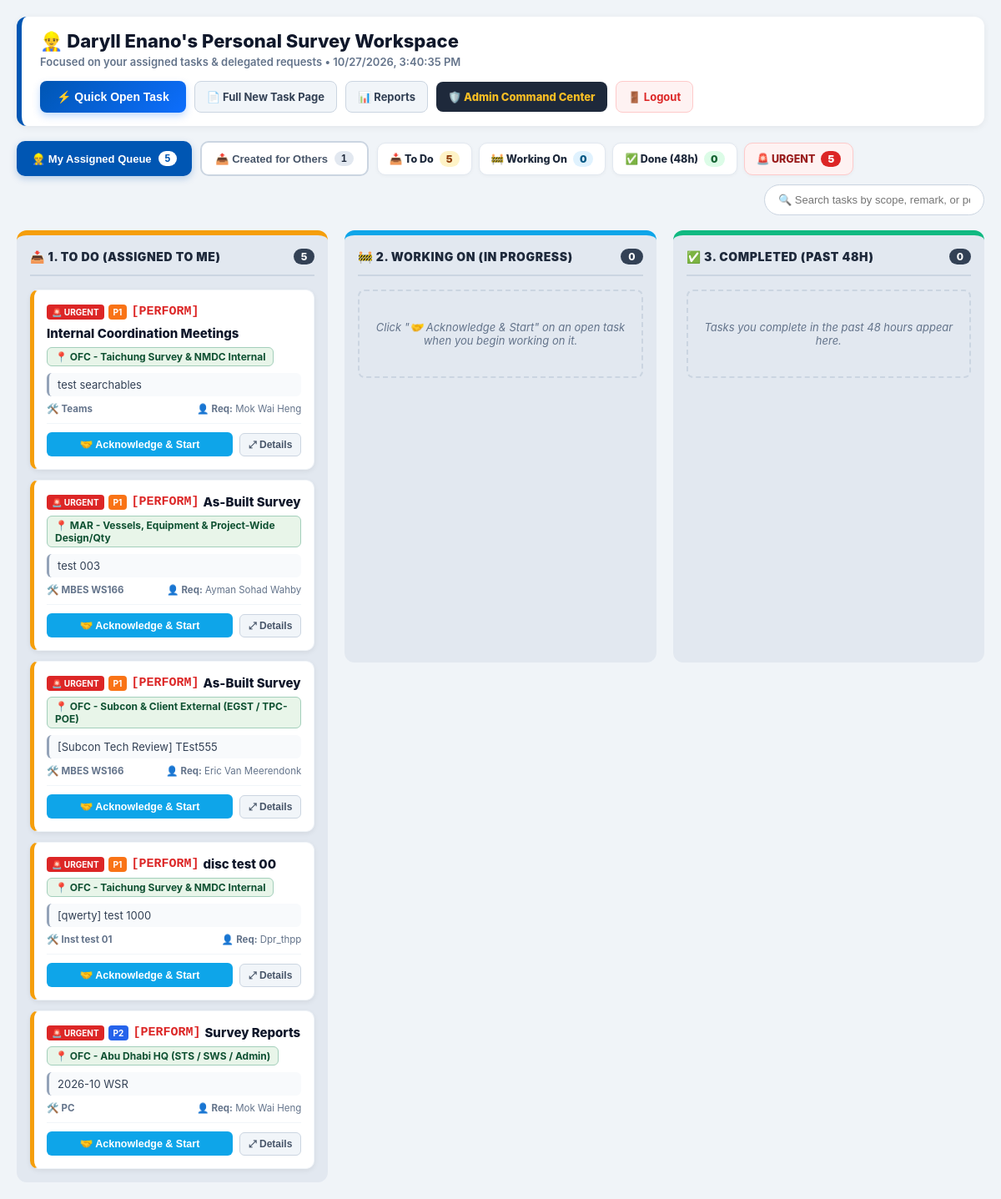
Screenshot of / (signed in) with the database file from the repository.
### app.py (models this page shows)
class User(UserMixin, db.Model):
    id = db.Column(db.Integer, primary_key=True)
    email = db.Column(db.String(120), unique=True, nullable=False)
    name = db.Column(db.String(100), nullable=False)
    password_hash = db.Column(db.String(256), nullable=False)
    is_approved = db.Column(db.Boolean, default=False)
    is_active = db.Column(db.Boolean, default=True)
    is_admin = db.Column(db.Boolean, default=False)
    initials = db.Column(db.String(10), nullable=True)

class SurveyTask(db.Model):
    id = db.Column(db.Integer, primary_key=True)
    surveyor_name = db.Column(db.String(100), nullable=False)
    assigned_to = db.Column(db.String(100), nullable=True)
    requestor = db.Column(db.String(100), nullable=True)
    command_verb = db.Column(db.String(50), default="PERFORM")
    task_category = db.Column(db.String(100), nullable=True)
    instrument = db.Column(db.String(100), nullable=True)
    action_required = db.Column(db.String(100), nullable=True)
    area = db.Column(db.String(100), nullable=False)
    location = db.Column(db.String(100), nullable=True)
    sub_location = db.Column(db.String(100), nullable=True)
    work_scope = db.Column(db.String(100), nullable=False)
    remarks = db.Column(db.Text, nullable=True)
    deliverable_link = db.Column(db.String(500), nullable=True)
    reference_links = db.Column(db.Text, nullable=True)
    status = db.Column(db.String(30), default="Open")
    is_urgent = db.Column(db.Boolean, default=False)
    priority = db.Column(db.Integer, default=99)
    start_time = db.Column(db.DateTime, default=datetime.utcnow)
    execution_date = db.Column(db.Date, nullable=True)
    end_time = db.Column(db.DateTime, nullable=True)

### app.py (the view)
@app.route('/')
@login_required
def dashboard():
    session['dashboard_view'] = 'user'
    escalate_aging_tasks()
    candidate_tasks = SurveyTask.query.filter(
        SurveyTask.status != 'Archived',
        or_(
            SurveyTask.assigned_to.ilike(f"%{current_user.name}%"),
            SurveyTask.surveyor_name == current_user.name
        )
    ).order_by(
        SurveyTask.is_urgent.desc(),
        SurveyTask.priority.asc(),
        SurveyTask.start_time.desc()
    ).limit(350).all()
    my_tasks = []
    delegated_tasks = []
    for t in candidate_tasks:
        assigned_list = [u.strip() for u in (t.assigned_to or '').split(',') if u.strip()]
        if current_user.name in assigned_list:
            my_tasks.append(t)
        elif t.surveyor_name == current_user.name:
            delegated_tasks.append(t)
    config = AppConfig.query.first()
    master_schema = json.loads(config.schema_data) if (config and config.schema_data) else {}
    file_tree = master_schema.get("file_tree", {})
    req_dict = master_schema.get("requestors", {})
    macro_scopes_list, omni_cards = get_merged_macro_scopes_and_cards(file_tree)
    is_admin = is_user_admin(current_user)
    all_users = User.query.filter_by(is_approved=True, is_active=True).order_by(User.name.asc()).all()
    initials_map = {u.name: (u.initials.upper() if u.initials else ((u.name.split()[0][0] + u.name.split()[1][0]).upper() if len(u.name.split()) >= 2 else u.name[:2].upper())) for u in all_users}
    return render_template(
        'dashboard.html',
        name=current_user.name,
        tasks=my_tasks,
        delegated_tasks=delegated_tasks,
        users=all_users,
        is_admin=is_admin,
        initials_map=initials_map,
        scope_map=SCOPE_BY_CODE,
        macro_scopes=macro_scopes_list,
        req_dict_json=json.dumps(req_dict),
        macro_scopes_json=json.dumps(macro_scopes_list),
        core_tasks_json=json.dumps(LEAN_CORE_TASKS),
        omni_cards_json=json.dumps(omni_cards),
        quick_chips_json=json.dumps(get_active_quick_chips(current_user.name))
    )

### app.py (called while the page is built, shortened)
def is_user_admin(user):
    if not user or not getattr(user, 'is_authenticated', False):
        return False
    return bool(getattr(user, 'is_admin', False) or (user.email in ADMIN_EMAILS))

@app.after_request
def log_user_usage(response):
    try:
        if current_user.is_authenticated and request.endpoint:
            ignored = {'static', 'api_preview_kpi'}
            if request.endpoint not in ignored and not request.path.startswith('/static'):
                log_entry = UserActivityLog(
                    user_id=current_user.id,
                    user_name=current_user.name,
                    endpoint=request.endpoint,
                    path=request.path[:195],
                    method=request.method
                )
                db.session.add(log_entry)
                db.session.commit()
    except Exception:
        db.session.rollback()
    return response

@login_manager.user_loader
def load_user(user_id):
    return User.query.get(int(user_id))

def escalate_aging_tasks():
    try:
        jammed_tasks = SurveyTask.query.filter(
            SurveyTask.status.in_(['Closed', 'Canceled', 'Archived']),
            SurveyTask.priority < 99
        ).all()
        if jammed_tasks:
            for t in jammed_tasks:
                t.priority = 99
            db.session.commit()
        threshold = datetime.utcnow() - timedelta(hours=48)
        aging_tasks = SurveyTask.query.filter(
            SurveyTask.status.in_(['Open', 'In Progress']),
            SurveyTask.start_time < threshold,
            SurveyTask.is_urgent == False
        ).all()
    except Exception as e:
        print(f"Escalation Error: {e}")

@app.context_processor
def inject_wsr_and_quickpicks_context():
    from flask import session, request
    current_user = (
        request.args.get("user")
        or session.get("user_name")
        or session.get("username")
        or "Daryll"
    )
    is_admin = any(a in str(current_user).lower() for a in ADMIN_WSR_USERS)
    ctx = {
        "current_user_name": current_user,
        "is_wsr_admin": is_admin,
        "quick_picks": get_dynamic_log_quick_chips(str(current_user)),
    }
    try:
        from wsr_blueprint import get_wsr_context
        ctx.update(get_wsr_context())
    except Exception:
        pass
    return ctx

### templates/dashboard.html (shortened to what this page needs)
<!DOCTYPE html>
<html lang="en">
<head>
</head>
<body>
    <div class="workspace-header">
        <div>
            <h2 class="workspace-title">👷‍♂️ {{ name }}'s Personal Survey Workspace</h2>
            <div class="workspace-sub">
                Focused on your assigned tasks & delegated requests • <span id="liveClock">Loading time...</span>
            </div>
        </div>
        <div class="header-actions">
            <button type="button" class="btn-quick-open" onclick="openQuickNewTaskModal()">⚡ Quick Open Task</button>
            <a href="/new_task" class="btn-secondary-nav" title="Open Full Task Launcher with 10/Page History Browser">📄 Full New Task Page</a>
            <a href="/reports" class="btn-secondary-nav">📊 Reports</a>
            {% if is_admin %}
            <a href="/admin_dashboard" class="btn-admin-nav">🛡️ Admin Command Center</a>
            {% endif %}
            <a href="/logout" class="btn-secondary-nav" style="color: #dc2626; border-color: #fecaca; background: #fef2f2;">🚪 Logout</a>
        </div>
    </div>
    <div class="summary-bar">
        <button type="button" class="view-tab active" id="tabBtnMyQueue" onclick="switchWorkspaceTab('my_queue')">
            <span>👷‍♂️ My Assigned Queue</span>
            <span class="tab-badge" id="myQueueTotalBadge">0</span>
        </button>
        <button type="button" class="view-tab" id="tabBtnDelegated" onclick="switchWorkspaceTab('delegated')">
            <span>📤 Created for Others</span>
            <span class="tab-badge" id="delegatedTotalBadge">{{ delegated_tasks|length if delegated_tasks else 0 }}</span>
        </button>
        <div id="myQueueStatsGroup" style="display: flex; gap: 8px; flex-wrap: wrap; align-items: center;">
            <div class="stat-pill stat-open">
                <span>📥 To Do</span>
                <span class="stat-count" id="countOpenPill">0</span>
            </div>
            <div class="stat-pill stat-prog">
                <span>🚧 Working On</span>
                <span class="stat-count" id="countProgPill">0</span>
            </div>
            <div class="stat-pill stat-done">
                <span>✅ Done (48h)</span>
                <span class="stat-count" id="countDonePill">0</span>
            </div>
            <div class="stat-pill stat-urgent" id="urgentPillBox" style="display: none;">
                <span>🚨 URGENT</span>
                <span class="stat-count" id="countUrgentPill">0</span>
            </div>
        </div>
        <input type="text" id="userKeywordSearch" class="search-input" placeholder="🔍 Search tasks by scope, remark, or person..." oninput="renderPersonalBoard()">
    </div>
    <div id="taskContainer" style="display: none;">
        {% for task in tasks %}
        {% set area_clean = task.area.split('_', 1)[-1].replace('_', ' ') if task.area and '_' in task.area else task.area %}
        {% set loc_clean = task.location.split('_', 1)[-1].replace('_', ' ') if task.location and task.location != 'N/A' and '_' in task.location else (task.location if task.location and task.location != 'N/A' else '') %}
        {% set sub_clean = task.sub_location.split('_', 1)[-1].replace('_', ' ') if task.sub_location and task.sub_location != 'N/A' and '_' in task.sub_location else (task.sub_location if task.sub_location and task.sub_location != 'N/A' else '') %}
        {% set scope_text = task.work_scope.split('_', 1)[-1].replace('_', ' ') if task.work_scope and '_' in task.work_scope else task.work_scope %}
        {% set macro_scope = scope_map.get(task.work_scope) if scope_map else None %}
        {% set full_folder_path = area_clean ~ (' ➔ ' ~ loc_clean if loc_clean else '') ~ (' ➔ ' ~ sub_clean if sub_clean else '') %}
        {% set macro_label = macro_scope.label if macro_scope else (full_folder_path ~ (' ➔ ' ~ scope_text if scope_text and scope_text.lower() != 'general' else '')) %}
        <div class="task-card my-assigned-card"
             draggable="true"
             ondragstart="drag(event)"
             data-id="{{ task.id }}"
             data-status="{{ task.status }}"
             data-priority="{{ task.priority|default(99) }}"
             data-urgent="{{ 'true' if task.is_urgent else 'false' }}"
             data-exec-date="{{ task.execution_date.strftime('%Y-%m-%d') if task.execution_date else '' }}"
             data-date="{{ task.execution_date.strftime('%Y-%m-%d') if task.execution_date else (task.start_time.strftime('%Y-%m-%d') if task.start_time else '') }}"
             data-assigned="{{ task.assigned_to or '' }}"
             data-mine="true"
             data-creator="{{ task.surveyor_name }}"
             data-task-str="{{ task.start_time.strftime('%Y%m%d-%H%M%S') if task.start_time else 'UNKNOWN-'~task.id }}"
             data-scope="{{ task.work_scope or '' }}"
             data-path="📍 {{ macro_label }}  [📁 {{ full_folder_path }}]"
             data-remarks="{{ task.remarks or '' }}"
             data-links="{{ task.reference_links or '' }}"
             data-deliverable="{{ task.deliverable_link or '' }}"
             data-req="{{ task.requestor or '' }}"
             data-cat="{{ task.task_category or '' }}"
             data-disc="{{ task.action_required or '' }}"
             data-inst="{{ task.instrument or '' }}"
             data-start="{{ task.execution_date.strftime('%Y-%m-%d (Backdated)') if task.execution_date else (task.start_time.strftime('%Y-%m-%d %H:%M') if task.start_time else '') }}"
             data-end="{{ task.end_time.strftime('%Y-%m-%d %H:%M') if task.end_time else 'Pending' }}">
            <div onclick="openTaskModal(this.closest('.task-card'))" style="cursor: pointer;">
                <div class="task-line-1">
                    <span class="card-urgent-badge" style="background: #dc2626; color: white; padding: 2px 6px; border-radius: 4px; font-size: 10px; font-weight: bold; ">🚨 URGENT</span>
                    {% set p_val = task.priority|default(99) %}
                    {% set p_color = '#64748b' %}{% if p_val == 0 %}{% set p_color = '#dc2626' %}{% elif p_val == 1 %}{% set p_color = '#f97316' %}{% elif p_val == 2 %}{% set p_color = '#2563eb' %}{% endif %}
                    <span class="card-priority-badge" style="background: {{ p_color }}; color: white; padding: 2px 6px; border-radius: 4px; font-size: 10px; font-weight: bold;" title="My Queue Priority">P{{ p_val }}</span>
                    <span style="color: #dc2626; font-family: monospace;">[{{ task.command_verb or 'PERFORM' }}]</span>
                    <span>{{ task.action_required }}</span>
                </div>
                <div style="font-size: 12px; margin-bottom: 8px; display: flex; align-items: center; gap: 6px; flex-wrap: wrap;" title="Auto-Tied Folder: 📁 {{ full_folder_path }}">
                    <span class="card-macro-badge" style="background: #e8f5e9; color: #0f5132; border: 1px solid #a3cfbb; padding: 3px 9px; border-radius: 6px; font-weight: 700;">
                        📍 <span class="card-macro-text">{{ macro_label }}</span>
                    </span>
                </div>
                {% set short_remark = task.remarks.split('|')[0].strip() if task.remarks else '' %}
                {% if short_remark %}
                <div style="font-size: 13px; color: #334155; background: #f8fafc; padding: 6px 10px; border-radius: 6px; border-left: 3px solid #94a3b8; margin-bottom: 8px;">
                    {{ short_remark | truncate(100) }}
                </div>
                {% endif %}
                <div style="font-size: 11.5px; color: #64748b; display: flex; justify-content: space-between; flex-wrap: wrap; gap: 5px;">
                    <span>🛠️ <strong>{{ task.instrument or 'N/A' }}</strong></span>
                    <span>👤 <strong>Req:</strong> {{ task.requestor.split(' - ')[-1] if task.requestor and ' - ' in task.requestor else task.requestor }}</span>
                </div>
            </div>
            <div class="card-quick-footer">
                <button type="button" class="btn-card-start" onclick="quickStartTask(event, {{ task.id }})"
                        style="{% if task.status != 'Open' %}display:none;{% endif %}">
                    🤝 Acknowledge & Start
                </button>
                <button type="button" class="btn-card-details" onclick="openTaskModal(this.closest('.task-card'))" title="Open Full Details / Edit">
                    ⤢ Details
                </button>
            </div>
        </div>
        {% endfor %}
    </div>
    <div id="kanbanContainer" class="kanban-container">
        <div class="kanban-col kb-open" ondragover="allowDrop(event)" ondrop="drop(event, 'Open')" ondragenter="this.classList.add('drag-over')" ondragleave="this.classList.remove('drag-over')">
            <div class="col-header">
                <h4 class="col-title">📥 1. To Do (Assigned to Me)</h4>
                <span class="col-badge" id="colOpenCount">0</span>
            </div>
            <div id="col-open" style="display: flex; flex-direction: column; gap: 12px; min-height: 60px;"></div>
        </div>
        <div class="kanban-col kb-progress" ondragover="allowDrop(event)" ondrop="drop(event, 'In Progress')" ondragenter="this.classList.add('drag-over')" ondragleave="this.classList.remove('drag-over')">
            <div class="col-header">
                <h4 class="col-title">🚧 2. Working On (In Progress)</h4>
                <span class="col-badge" id="colProgCount">0</span>
            </div>
            <div id="col-progress" style="display: flex; flex-direction: column; gap: 12px; min-height: 60px;"></div>
        </div>
        <div class="kanban-col kb-closed" ondragover="allowDrop(event)" ondrop="drop(event, 'Closed')" ondragenter="this.classList.add('drag-over')" ondragleave="this.classList.remove('drag-over')">
            <div class="col-header">
                <h4 class="col-title">✅ 3. Completed (Past 48h)</h4>
                <span class="col-badge" id="colClosedCount">0</span>
            </div>
            <div id="col-closed" style="display: flex; flex-direction: column; gap: 12px; min-height: 60px;"></div>
        </div>
    </div>
</body>
</html>

### rows the page displays
User: name "Daryll Enano"
SurveyTask: p_val "1", command_verb "PERFORM", action_required "Internal Coordination Meetings", macro_label "OFC - Taichung Survey & NMDC Internal", short_remark "test searchables", instrument "Teams", requestor "Mok Wai Heng"
SurveyTask: p_val "1", command_verb "PERFORM", action_required "As-Built Survey", macro_label "MAR - Vessels, Equipment & Project-Wide Design/Qty", short_remark "test 003", instrument "MBES WS166", requestor "Ayman Sohad Wahby"
SurveyTask: p_val "1", command_verb "PERFORM", action_required "As-Built Survey", macro_label "OFC - Subcon & Client External (EGST / TPC-POE)", short_remark "[Subcon Tech Review] TEst555", instrument "MBES WS166", requestor "Eric Van Meerendonk"
SurveyTask: p_val "1", command_verb "PERFORM", action_required "disc test 00", macro_label "OFC - Taichung Survey & NMDC Internal", short_remark "[qwerty] test 1000", instrument "Inst test 01", requestor "Dpr_thpp"
SurveyTask: priority "2", command_verb "PERFORM", action_required "Survey Reports", macro_label "OFC - Abu Dhabi HQ (STS / SWS / Admin)", short_remark "2026-10 WSR", instrument "PC", requestor "Mok Wai Heng"

### other values shown
{{ delegated_tasks|length if delegated_tasks else 0 }} "1"
